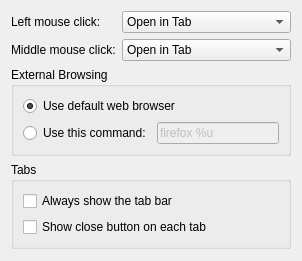
<?xml version="1.0" encoding="UTF-8"?>
<ui version="4.0">
 <author>Gary Cramblitt</author>
 <class>Akregator::SettingsBrowser</class>
 <widget class="QWidget" name="Akregator::SettingsBrowser">
  <layout class="QVBoxLayout" name="verticalLayout" stretch="0,0,0,1">
   <item>
    <layout class="QFormLayout" name="formLayout">
     <item row="0" column="0">
      <widget class="QLabel" name="LMBlabel">
       <property name="text">
        <string>Left mouse click:</string>
       </property>
      </widget>
     </item>
     <item row="0" column="1">
      <widget class="QComboBox" name="kcfg_LMBBehaviour">
       <item>
        <property name="text">
         <string>Open in Tab</string>
        </property>
       </item>
       <item>
        <property name="text">
         <string>Open in Background Tab</string>
        </property>
       </item>
       <item>
        <property name="text">
         <string>Open in External Browser</string>
        </property>
       </item>
      </widget>
     </item>
     <item row="1" column="0">
      <widget class="QLabel" name="MMBlabel">
       <property name="text">
        <string>Middle mouse click:</string>
       </property>
      </widget>
     </item>
     <item row="1" column="1">
      <widget class="QComboBox" name="kcfg_MMBBehaviour">
       <item>
        <property name="text">
         <string>Open in Tab</string>
        </property>
       </item>
       <item>
        <property name="text">
         <string>Open in Background Tab</string>
        </property>
       </item>
       <item>
        <property name="text">
         <string>Open in External Browser</string>
        </property>
       </item>
      </widget>
     </item>
    </layout>
   </item>
   <item>
    <widget class="QGroupBox" name="externalBrowserGroupBox">
     <property name="title">
      <string>External Browsing</string>
     </property>
     <layout class="QGridLayout">
      <item row="1" column="1">
       <widget class="QLineEdit" name="kcfg_ExternalBrowserCustomCommand">
        <property name="enabled">
         <bool>false</bool>
        </property>
        <property name="text">
         <string>firefox %u</string>
        </property>
       </widget>
      </item>
      <item row="1" column="0">
       <widget class="QRadioButton" name="kcfg_ExternalBrowserUseCustomCommand">
        <property name="text">
         <string>Use this command:</string>
        </property>
       </widget>
      </item>
      <item row="0" column="0" colspan="2">
       <widget class="QRadioButton" name="kcfg_ExternalBrowserUseKdeDefault">
        <property name="text">
         <string>Use default web browser</string>
        </property>
        <property name="checked">
         <bool>true</bool>
        </property>
       </widget>
      </item>
     </layout>
    </widget>
   </item>
   <item>
    <widget class="QGroupBox" name="tabsGroupBox">
     <property name="title">
      <string>Tabs</string>
     </property>
     <layout class="QVBoxLayout" name="verticalLayout_2">
      <item>
       <widget class="QCheckBox" name="kcfg_AlwaysShowTabBar">
        <property name="text">
         <string>Always show the tab bar</string>
        </property>
       </widget>
      </item>
      <item>
       <widget class="QCheckBox" name="kcfg_CloseButtonOnTabs">
        <property name="text">
         <string>Show close button on each tab</string>
        </property>
       </widget>
      </item>
     </layout>
    </widget>
   </item>
   <item>
    <spacer>
     <property name="sizeHint" stdset="0">
      <size>
       <width>20</width>
       <height>1</height>
      </size>
     </property>
    </spacer>
   </item>
  </layout>
 </widget>
 <resources/>
 <connections/>
</ui>
